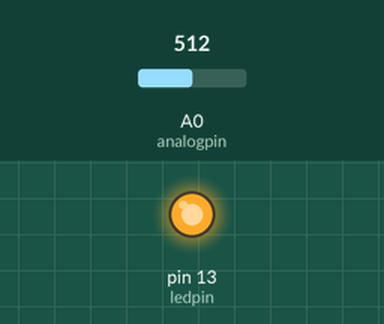
Bench run of a sketch on a simulated Arduino Uno, built with avr-gcc and run on an emulated ATmega328P. On the bench: output pins drawn as LEDs (lit = HIGH). The test bench sets the inputs (shaded band); at power-on: A0 (analogpin) = 512. What the sketch prints to the serial monitor is not drawn.

Above: at 1.2 s.
1.3 s: A0 (analogpin) set to 408
3.0 s: A0 (analogpin) set to 387
At 4.0 s:
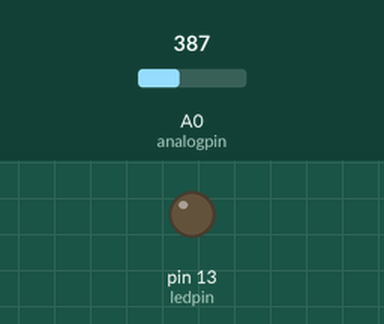
Timing chart, 0 to 6.0 s (numbered marks = the images above; inputs shaded):
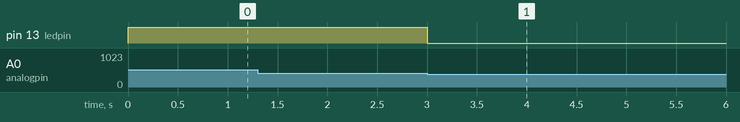

Measured:
- the behaviour switches between 401 and 400 on A0 (analogpin) (found by bisection; images 0 and 1)
- after the input at 1.3 s, every drawn part: stays the same
- after the input at 3.0 s, pin 13 (ledpin): HIGH → LOW at once

The sketch:

potpin2.ino
```cpp
const int analogpin=0;
const int ledpin=13;
const int threshold=400;
void setup() {
  pinMode(ledpin,OUTPUT);
  Serial.begin(9600);
}

void loop() {
  int analogvalue=analogRead(analogpin);
  if(analogvalue>400)
  {
    digitalWrite(ledpin,HIGH);
   }
   else{
    digitalWrite(ledpin,LOW);
    }
    Serial.write(analogvalue);
    delay(5);
}
```
